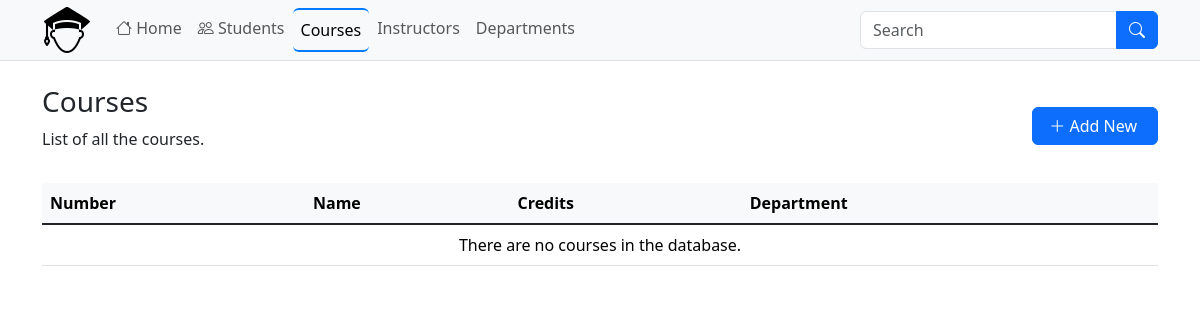
/courses.php, run on an earlier commit of the app's database.
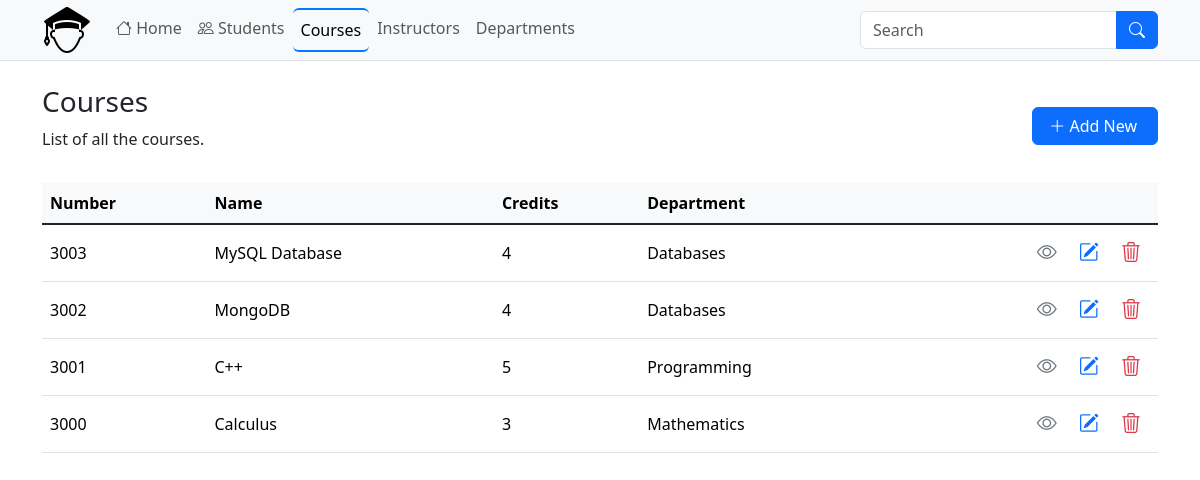
And on a later commit of the database.
### tables this page shows
CREATE TABLE `courses` (
  `course_id` int(11) NOT NULL,
  `course_number` int(11) NOT NULL,
  `course_name` varchar(100) DEFAULT NULL,
  `credits` int(11) NOT NULL,
  `instructor_id` int(11) DEFAULT NULL,
  `department_id` int(11) DEFAULT NULL,
  `created_at` timestamp NOT NULL DEFAULT current_timestamp(),
  `updated_at` timestamp NOT NULL DEFAULT current_timestamp() ON UPDATE current_timestamp()
);

CREATE TABLE `departments` (
  `department_id` int(11) NOT NULL,
  `department_name` varchar(100) DEFAULT NULL,
  `salary` float(10,2) DEFAULT NULL,
  `start_date` date DEFAULT NULL,
  `instructor_id` int(11) DEFAULT NULL,
  `created_at` timestamp NOT NULL DEFAULT current_timestamp(),
  `updated_at` timestamp NOT NULL DEFAULT current_timestamp() ON UPDATE current_timestamp()
);

### classes/Db.php (called while the page is built, shortened)
<?php
class DB
{
    private $hostName = 'localhost';
    private $dbUser = 'root';
    private $dbPass = '';
    private $dbName = 'student_management_system';
    private $options = [];
    protected $conn;
    public function __construct()
    {
        if (!isset($this->conn)) {
            try {
                $this->conn = new PDO("mysql:host=" . $this->hostName . "; dbname=" . $this->dbName, $this->dbUser, $this->dbPass, $this->options);
            } catch (PDOException $e) {
                die($e->getMessage());
            }
        }
        return $this->conn;
    }
}

### classes/Course.php (called while the page is built, shortened)
<?php
include_once 'Db.php';
class Course extends DB
{
    public function getCourses()
    {
        try {
            $stmt = $this->conn->prepare(
                "SELECT c.course_number, c.course_name, c.credits,
                        d.department_name
                FROM courses c
                LEFT JOIN departments d
                ON c.department_id = d.department_id
                ORDER BY c.course_id DESC"
            );
            $stmt->execute();
            return $stmt->fetchAll(PDO::FETCH_ASSOC);
        } catch (PDOException $e) {
            $this->output = $e->getMessage();
            return $this->output;
        }
    }
}

### courses.php (the view, shortened to what this page needs)
<?php
include_once './classes/Course.php';
$courses = new Course();
?>
<?php include './includes/header.php'; ?>
<div class="container">
    <div class="row">
        <div class="col-12">
            <div class="d-flex align-items-center justify-content-between mt-4 mb-3">
                <div>
                    <h3>Courses</h3>
                    <p>
                        List of all the courses.
                    </p>
                </div>
                <div>
                    <a href="add-course.php" class="btn btn-primary custom">
                        <i class="bi bi-plus-lg"></i> Add New
                    </a>
                </div>
            </div>
            <div>
                <table class="table table-hover">
                    <thead>
                        <tr class="table-light">
                            <th scope="col">Number</th>
                            <th scope="col">Name</th>
                            <th scope="col">Credits</th>
                            <th scope="col">Department</th>
                            <th scope="col"></th>
                        </tr>
                    </thead>
                    <tbody class="table-group-divider">
                        <?php if (!empty($courses->getCourses())) : ?>
                            <?php foreach ($courses->getCourses() as $course) : ?>
                                <tr>
                                    <td class="align-middle"><?= $course['course_number'] ?></td>
                                    <td class="align-middle"><?= $course['course_name'] ?></td>
                                    <td class="align-middle"><?= $course['credits'] ?></td>
                                    <td class="align-middle"><?= $course['department_name'] ?></td>
                                    <td class="text-end align-middle text-nowrap">
                                        <a href="view-course.php?courseId=<?= $course['course_number'] ?>" title="Course Details" class="btn btn-transparent btn-sm text-secondary">
                                            <i class="bi bi-eye fs-5"></i>
                                        </a>
                                        <a href="update-course.php?courseId=<?= $course['course_number'] ?>" title="Edit Course" class="btn btn-transparent btn-sm text-primary">
                                            <i class="bi bi-pencil-square fs-5"></i>
                                        </a>
                                        <a href="delete-course.php?courseId=<?= $course['course_number'] ?>" title="Delete Course" class="btn btn-transparent btn-sm text-danger">
                                            <i class="bi bi-trash3 fs-5"></i>
                                        </a>
                                    </td>
                                </tr>
                            <?php endforeach; ?>
                        <?php else : ?>
                            <tr>
                                <td colspan="9" class="text-center">There are no courses in the database.</td>
                            </tr>
                        <?php endif; ?>
                    </tbody>
                </table>
            </div>
        </div>
    </div>
</div>
<?php include './includes/footer.php'; ?>

### includes/header.php (shortened to what this page needs)
<?php
$page = basename(substr($_SERVER['PHP_SELF'], 0, strrpos($_SERVER['PHP_SELF'], '.')));
?>
<!DOCTYPE html>
<html>
<head>
    <link rel="stylesheet" href="./assets/css/bootstrap.min.css" type="text/css">
    <link rel="stylesheet" href="./assets/css/styles.css" type="text/css">
    <link rel="stylesheet" href="./assets/bootstrap-icons/bootstrap-icons.css" type="text/css">
</head>
<body>
    <nav class="navbar navbar-expand-lg bg-body-tertiary border-bottom sticky-top">
        <div class="container">
            <a class="navbar-brand" href="index.php">
                <img src="./assets/images/student-50.png" alt="Logo" />
            </a>
            <div class="collapse navbar-collapse" id="navbarSupportedContent">
                <ul class="navbar-nav me-auto mb-2 mb-lg-0">
                    <li class="nav-item">
                        <a class="nav-link<?= $page == 'index' ? ' active' : '' ?>" href="index.php">
                            <i class="bi bi-house"></i>
                            Home
                        </a>
                    </li>
                    <li class="nav-item">
                        <a class="nav-link<?= $page == 'students' ? ' active' : '' ?>" href="students.php">
                            <i class="bi bi-people"></i>
                            Students
                        </a>
                    </li>
                    <li class="nav-item">
                        <a class="nav-link<?= $page == 'courses' ? ' active' : '' ?>" href="courses.php">Courses</a>
                    </li>
                    <li class="nav-item">
                        <a class="nav-link<?= $page == 'instructors' ? ' active' : '' ?>" href="instructors.php">Instructors</a>
                    </li>
                    <li class="nav-item">
                        <a class="nav-link<?= $page == 'departments' ? ' active' : '' ?>" href="departments.php">Departments</a>
                    </li>
                </ul>
                <form action="search.php" class="d-flex" role="search">
                    <div class="input-group">
                        <input class="form-control" type="search" name="query" value="<?= isset($_GET['query']) ? $_GET['query'] : '' ?>" placeholder="Search" aria-label="Search">
                        <button class="btn btn-primary" type="submit">
                            <i class="bi bi-search"></i>
                        </button>
                    </div>
                </form>
            </div>
        </div>
    </nav>

### includes/footer.php (shortened to what this page needs)
</body>
</html>

### assets/css/styles.css (style rules this page uses)
.btn.custom { padding-left: 1rem !important; padding-right: 1.25rem !important; }
.navbar { padding: 0; }
.nav-item .nav-link { transition: all .2s ease-in-out !important; }
.nav-item .nav-link.active { border-top: 2px solid #007bff !important; border-bottom: 2px solid #007bff !important; border-radius: 0.375rem !important; }

What changed in the data, as far as the page shows it:
added courses: course_number "3003", course_name "MySQL Database", credits "4", department.department_name "Databases"
added courses: course_number "3002", course_name "MongoDB", credits "4", department.department_name "Databases"
added courses: course_number "3001", course_name "C++", credits "5", department.department_name "Programming"
added courses: course_number "3000", course_name "Calculus", credits "3", department.department_name "Mathematics"
Also different on the page:
text no longer shown: "There are no courses in the database."
